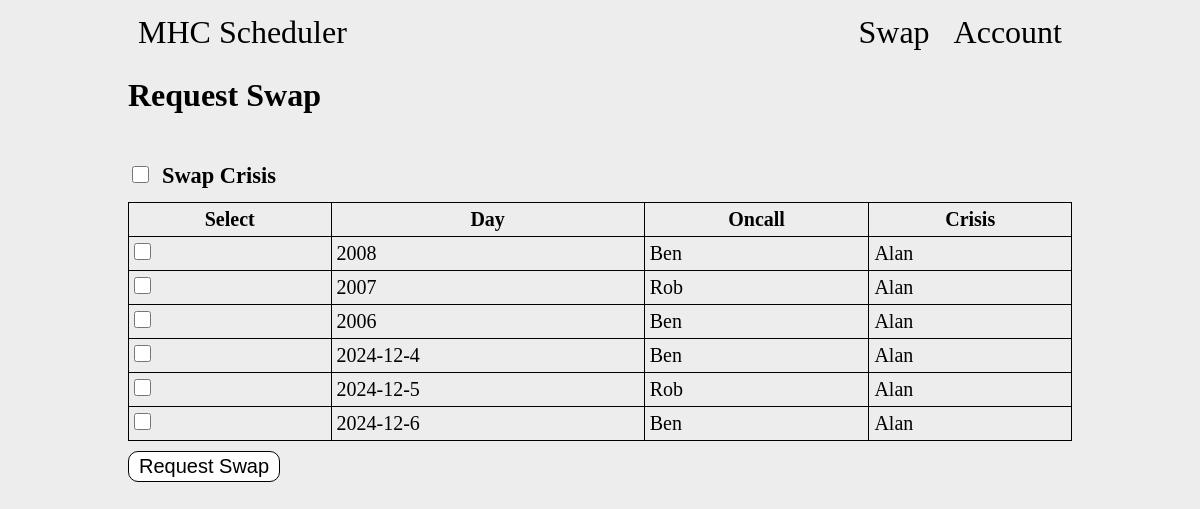
Page /account?swap=0 (signed in) on the earlier database version.
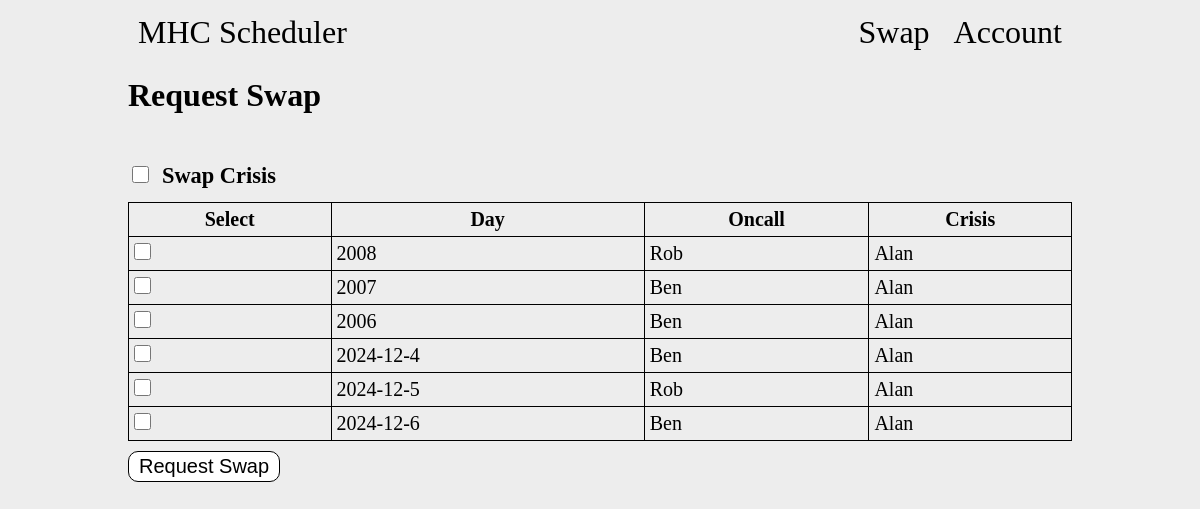
Same page on the later database version.
### tables this page shows
CREATE TABLE days (id INTEGER NOT NULL, person_id INTEGER NOT NULL, date VARCHAR(255) NOT NULL, crisis_id INTEGER, completed bool, PRIMARY KEY(id), FOREIGN KEY (person_id) REFERENCES people(id));

CREATE TABLE people (id INTEGER NOT NULL, name varchar(255) NOT NULL, admin bool NOT NULL, diff int NOT NULL, password varchar(255), email varchar(255), number INTEGER, sessions bit(10), weight INTEGER, end_diff int, PRIMARY KEY (id));

### app.py (the view, shortened to what this page needs)
@app.route("/account", methods=['GET', 'POST'])
def account():
    if session.get("admin") != None: # Check if a user is logged in
        adminPerms = session['admin']
        personId = session['user_id']
        if request.method == "POST":
            con = sqlite3.connect("main.db")
            con.row_factory = sqlite3.Row
            cur = con.cursor()
            if request.form.get("swapRequest"): # Request for swap
                if not request.form.get("daySelect"):
                    return "Empty Field"
                selected_days = request.form.getlist('daySelect')
                if len(selected_days) != 2:
                    return "Wrong number of days selected"
                cur.execute("SELECT * FROM days WHERE id = ?", (selected_days[0],))
                dayData = cur.fetchone()
                day1DataList = dict(dayData)
                selfDay = False
                day1Id = 0
                day2Id = 0
                requested_id = 0
                if request.form.get("crisis"):
                    if day1DataList['crisis_id'] == personId:
                        selfDay = True
                        day1Id = selected_days[0]
                else:
                    if day1DataList['person_id'] == personId:
                        selfDay = True
                        day1Id = selected_days[0]
                cur.execute("SELECT * FROM days WHERE id = ?", (selected_days[1],))
                dayData = cur.fetchone()
                day2DataList = dict(dayData)
                cur.execute("SELECT days.id, days.date, p1.name AS p1Name, p2.name AS p2Name FROM days JOIN people p1 ON days.person_id = p1.id JOIN people p2 ON days.crisis_id = p2.id LIMIT 50;")
                rows = cur.fetchall()
                daysData = [dict(row) for row in rows]
                if request.form.get("crisis"):
                    if day2DataList['crisis_id'] == personId:
                        if selfDay:
                            con.close()
                            if adminPerms == 1:
                                return render_template("swap.html", days=daysData, controlText="Admin", controlLink="./account", warn="Cannot select two days of your own")
                            else:
                                return render_template("swap.html", days=daysData, controlText="Swap", controlLink="./account", warn="Cannot select two days of your own")
                        else:
                            day1Id = selected_days[1]
                            day2Id = selected_days[0]
                            requested_id = day1DataList['person_id']
                    else:
                        if selfDay:
                            day2Id = selected_days[1]
                            requested_id = day2DataList['person_id']
                        else:
                            con.close()
                            if adminPerms == 1:
                                return render_template("swap.html", days=daysData, controlText="Admin", controlLink="./account", warn="One of the days must be your own")
                            else:
                                return render_template("swap.html", days=daysData, controlText="Swap", controlLink="./account", warn="One of the days must be your own")
                else:
                    if day2DataList['person_id'] == personId:
                        if selfDay:
                            con.close()
                            if adminPerms == 1:
                                return render_template("swap.html", days=daysData, controlText="Admin", controlLink="./account", warn="Cannot select two days of your own")
                            else:
                                return render_template("swap.html", days=daysData, controlText="Swap", controlLink="./account", warn="Cannot select two days of your own")
                        else:
                            day1Id = selected_days[1]
                            day2Id = selected_days[0]
                            requested_id = day1DataList['person_id']
                    else:
                        if selfDay:
                            day2Id = selected_days[1]
                            requested_id = day2DataList['person_id']
                        else:
                            con.close()
                            if adminPerms == 1:
                                return render_template("swap.html", days=daysData, controlText="Admin", controlLink="./account", warn="One of the days must be your own")
                            else:
                                return render_template("swap.html", days=daysData, controlText="Swap", controlLink="./account", warn="One of the days must be your own")
                if request.form.get("crisis"):
                    cur.execute("INSERT INTO requests (day1, day2, crisis, requested_id, requested_by) VALUES (?,?,1,?,?)", (day1Id, day2Id, requested_id, personId))
                else:
                    cur.execute("INSERT INTO requests (day1, day2, crisis, requested_id, requested_by) VALUES (?,?,0,?,?)", (day1Id, day2Id, requested_id, personId))
                con.commit()
                con.close()
                return redirect("./account")
            elif request.form.get("approveSwap"): # Approve a swap
                if not request.form.get("id"):
                    return "Something went wrong"
                requestId = request.form.get("id")
                cur.execute("SELECT crisis FROM requests WHERE id = ?", (requestId))
                crisisResult = cur.fetchone()
                crisis = list(crisisResult)[0]
                if adminPerms == 1:
                    if crisis == 1:
                        cur.execute("SELECT crisis_id from days WHERE id = (SELECT day1 FROM requests WHERE id = ?)", (requestId,))
                        day1 = cur.fetchone()
                        day1Person = list(day1)
                        cur.execute("UPDATE days SET crisis_id = (SELECT crisis_id from days WHERE id = (SELECT day2 FROM requests WHERE id = ?)) WHERE id = (SELECT day1 FROM requests WHERE id = ?)", (requestId,requestId))
                        cur.execute("UPDATE days SET crisis_id = ? WHERE id = (SELECT day2 FROM requests WHERE id = ?)", (day1Person[0],requestId))
                        cur.execute("UPDATE requests SET approved = 1, approved_by = ?, timestamp = datetime() WHERE id = ?", (personId, requestId))
                        con.commit()
                        cur.close()
                    else:
                        cur.execute("SELECT person_id from days WHERE id = (SELECT day1 FROM requests WHERE id = ?)", (requestId,))
                        day1 = cur.fetchone()
                        day1Person = list(day1)
                        cur.execute("UPDATE days SET person_id = (SELECT person_id from days WHERE id = (SELECT day2 FROM requests WHERE id = ?)) WHERE id = (SELECT day1 FROM requests WHERE id = ?)", (requestId,requestId))
                        cur.execute("UPDATE days SET person_id = ? WHERE id = (SELECT day2 FROM requests WHERE id = ?)", (day1Person[0],requestId))
                        cur.execute("UPDATE requests SET approved = 1, approved_by = ?, timestamp = datetime() WHERE id = ?", (personId, requestId))
                        con.commit()
                        cur.close()
                    return redirect("./account?pending=1")
                else:
                    cur.execute("SELECT id FROM people WHERE id IN (SELECT person_id FROM days WHERE id IN (SELECT day2 FROM requests WHERE id = ?))", (requestId,))
                    row = cur.fetchone()
                    if row:
                        rowData = list(row)
                        if rowData[0] == personId:
                            if crisis == 1:
                                cur.execute("SELECT crisis_id from days WHERE id = (SELECT day1 FROM requests WHERE id = ?)", (requestId,))
                                day1 = cur.fetchone()
                                day1Person = list(day1)
                                cur.execute("UPDATE days SET crisis_id = (SELECT crisis_id from days WHERE id = (SELECT day2 FROM requests WHERE id = ?)) WHERE id = (SELECT day1 FROM requests WHERE id = ?)", (requestId,requestId))
                                cur.execute("UPDATE days SET crisis_id = ? WHERE id = (SELECT day2 FROM requests WHERE id = ?)", (day1Person[0],requestId))
                                cur.execute("UPDATE requests SET approved = 1, approved_by = ?, timestamp = datetime() WHERE id = ?", (personId, requestId))
                                con.commit()
                                cur.close()
                            else:
                                cur.execute("SELECT person_id from days WHERE id = (SELECT day1 FROM requests WHERE id = ?)", (requestId,))
                                day1 = cur.fetchone()
                                day1Person = list(day1)
                                cur.execute("UPDATE days SET person_id = (SELECT person_id from days WHERE id = (SELECT day2 FROM requests WHERE id = ?)) WHERE id = (SELECT day1 FROM requests WHERE id = ?)", (requestId,requestId))
                                cur.execute("UPDATE days SET person_id = ? WHERE id = (SELECT day2 FROM requests WHERE id = ?)", (day1Person[0],requestId))
                                cur.execute("UPDATE requests SET approved = 1, approved_by = ?, timestamp = datetime() WHERE id = ?;", (personId, requestId))
                                con.commit()
                                cur.close()
                            return redirect("./account")
                        else:
                            attackDetails = "Thie could be someone trying a foreign post request attack or client code manipulation. They have tried to approve a swap request where they do not have valid permissions to do so. User ID: " + personId + ", Request ID: " + requestId
                            cur.execute("INSERT INTO suspicious (person_id, timestamp, type, details) VALUES (?, datetime(), 3, ?)", (personId, attackDetails))
                            con.commit()
                            cur.close()
                            return "Something went wrong, Error: Could not confirm user permission. <a href='../'>Home</a>"
                    else:
                        attackDetails = "Thie could be someone trying a foreign post request attack or client code manipulation. They have tried to approve a swap request that does not exist. User ID: " + personId + ", Request ID: " + requestId
                        cur.execute("INSERT INTO suspicious (person_id, timestamp, type, details) VALUES (?, datetime(), 3, ?)", (personId, attackDetails))
                        con.commit()
                        cur.close()
                        return "Something went wrong, Error: Could not retrieve a person id from database"
            elif request.form.get("denySwap"): # Deny a swap
                if not request.form.get("id"):
                    return "Something went wrong" # Redirect
                requestId = request.form.get("id")
                if adminPerms == 1:
                    cur.execute("UPDATE requests SET approved = 2, approved_by = ?, timestamp = datetime() WHERE id = ?", (personId, requestId))
                    con.commit()
                    cur.close()
                    return redirect("./account?pending=1")
                else:
                    cur.execute("SELECT id FROM people WHERE id IN (SELECT person_id FROM days WHERE id IN (SELECT day2 FROM requests WHERE id = ?))", (requestId,))
                    row = cur.fetchone()
                    if row:
                        rowData = list(row)
                        if rowData[0] == personId:
                            cur.execute("UPDATE requests SET approved = 2, approved_by = ?, timestamp = datetime() WHERE id = ?", (personId, requestId))
                            con.commit()
                            cur.close()
                            return redirect("./account")
                        else:
                            attackDetails = "Thie could be someone trying a foreign post request attack or client code manipulation. They have tried to deny a request where they do not have valid permissions to do so. User ID: " + personId + ", Request ID: " + requestId
                            cur.execute("INSERT INTO suspicious (person_id, timestamp, type, details) VALUES (?, datetime(), 3, ?)", (personId, attackDetails))
                            con.commit()
                            cur.close()
                            return "Something went wrong, Error: Could not confirm user permission. <a href='../'>Home</a>"
                    else:
                        cur.close()
                        attackDetails = "Thie could be someone trying a foreign post request attack or client code manipulation. They have tried to deny a request that does not exist. User ID: " + personId + ", Request ID: " + requestId
                        cur.execute("INSERT INTO suspicious (person_id, timestamp, type, details) VALUES (?, datetime(), 3, ?)", (personId, attackDetails))
                        con.commit()
                        return "Something went wrong, Error: Could not retrieve a person id from database"
            elif request.form.get("updateWeeks") and adminPerms == 1:
                weeks = request.form.get("weeks")
                data = {"weeks": weeks}
                json_object = json.dumps(data, indent=4)
                with open(SETTINGS_FILE, 'w') as file:
                    file.write(json_object)
                return redirect("./account")
            return "Something went wrong, unknown post request"
        else:
            con = sqlite3.connect("main.db")
            con.row_factory = sqlite3.Row
            cur = con.cursor()
            if request.args.get("swap"): # Display page for person requesting to make a new swap
                cur.execute("SELECT days.id, days.date, p1.name AS p1Name, p2.name AS p2Name FROM days JOIN people p1 ON days.person_id = p1.id JOIN people p2 ON days.crisis_id = p2.id LIMIT 50;")
                rows = cur.fetchall()
                daysData = [dict(row) for row in rows]
                con.close()
                if adminPerms == 1:
                    return render_template("swap.html", days=daysData, controlText="Admin", controlLink="./account")
                else:
                    return render_template("swap.html", days=daysData, controlText="Swap", controlLink="./account")
    else:
        return redirect("/")

### templates/swap.html (shortened to what this page needs)
{% extends "base.html" %}
{% block body %}
<nav>
    <a href="./">MHC Scheduler</a>
    <div>
        {% if controlText is defined %}
        <a href="{{ controlLink }}">{{ controlText }}</a>
        {% endif %}
        <a href="signin">Account</a>
    </div>
</nav>
<main>
    <div class="userSubnav">
        <h1>Request Swap</h1>
    </div>
    <form action="#" method="post">
        <input type="checkbox" name="crisis" id="crisis"><label for="crisis">Swap Crisis</label><br>
        <table>
            <tr>
                <th>Select</th>
                <th>Day</th>
                <th>Oncall</th>
                <th>Crisis</th>
            </tr>
            {% for day in days %}
            <tr>
                <td><input type="checkbox" name="daySelect" value="{{ day['id'] }}"></td>
                <td>{{ day['date'] }}</td>
                <td>{{ day['p1Name'] }}</td>
                <td>{{ day['p2Name'] }}</td>
            </tr>
            {% endfor %}
        </table>
        <input type="submit" value="Request Swap" name="swapRequest">
    </form>
</main>
{% endblock %}

### templates/base.html (shortened to what this page needs)
<!DOCTYPE html>
<html lang="en">
    <head>
        <link rel="stylesheet" href="{{ url_for('static', filename='main.css') }}">
    </head>
    <body>
        {% block body %}
        {% endblock %}
    </body>
</html>

Differences in the rows shown:
changed days (number 1 of 6 on the later page): p1Name "Ben" → "Rob"
changed days (number 2 of 6 on the later page): p1Name "Rob" → "Ben"
